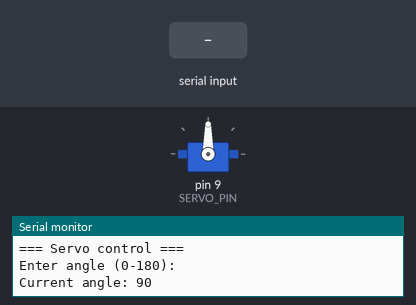
Simulated run of this sketch. Board: Arduino Uno, built with avr-gcc and run on an emulated ATmega328P. Parts: servo, the last lines printed to the serial monitor. The test bench sets the inputs (shaded band).

Above: at 1.2 s.
1.3 s: "0\n" received over Serial
At 1.76 s:
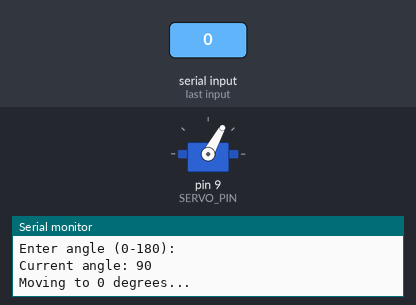
At 3.8 s:
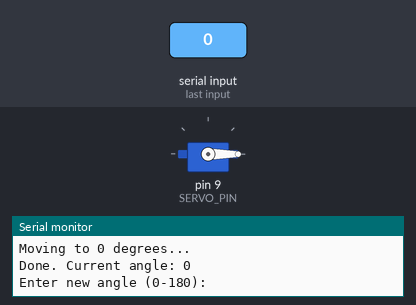
4.3 s: "90,45\n" received over Serial
5.8 s: "200\n" received over Serial
Timing chart, 0 to 8.8 s (numbered marks = the images above; inputs shaded):
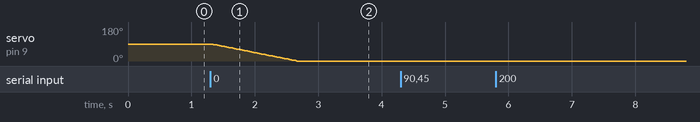

Measured:
- after the input at 1.3 s, servo on pin 9 (SERVO_PIN): moves from 90° to 0° over 1.3 s, starting at once

The sketch:

sketch.ino
```cpp
#include <Servo.h>

Servo myServo;
const int SERVO_PIN = 9;

int currentAngle = 90;   // текущее положение (старт — по центру)
const int STEP_DELAY = 15; // мс между шагами — скорость плавности

void setup() {
  Serial.begin(9600);
  myServo.attach(SERVO_PIN);
  myServo.write(currentAngle);

  Serial.println("=== Servo control ===");
  Serial.println("Enter angle (0-180):");
  Serial.print("Current angle: ");
  Serial.println(currentAngle);
}

void loop() {
  // Ждём ввод в Serial
  if (Serial.available() > 0) {
    String input = Serial.readStringUntil('\n');
    input.trim();   // убираем пробелы и \r

    // Пустой ввод — игнорируем
    if (input.length() == 0) return;

    // Проверка: только цифры (число)
    bool isNumber = true;
    for (int i = 0; i < input.length(); i++) {
      if (!isDigit(input[i])) {
        isNumber = false;
        break;
      }
    }

    if (!isNumber) {
      Serial.print("Error: '");
      Serial.print(input);
      Serial.println("' is not a number. Enter 0-180.");
      return;
    }

    int angle = input.toInt();

    // Проверка диапазона
    if (angle < 0 || angle > 180) {
      Serial.print("Error: angle ");
      Serial.print(angle);
      Serial.println(" out of range (0-180).");
      return;
    }

    // Если угол совпадает с текущим — ничего не делаем
    if (angle == currentAngle) {
      Serial.print("Angle already ");
      Serial.println(currentAngle);
      return;
    }

    // Плавный поворот
    Serial.print("Moving to ");
    Serial.print(angle);
    Serial.println(" degrees...");

    if (angle > currentAngle) {
      for (int a = currentAngle; a <= angle; a++) {
        myServo.write(a);
        delay(STEP_DELAY);
      }
    } else {
      for (int a = currentAngle; a >= angle; a--) {
        myServo.write(a);
        delay(STEP_DELAY);
      }
    }

    currentAngle = angle;
    Serial.print("Done. Current angle: ");
    Serial.println(currentAngle);
    Serial.println("Enter new angle (0-180):");
  }
}
```
